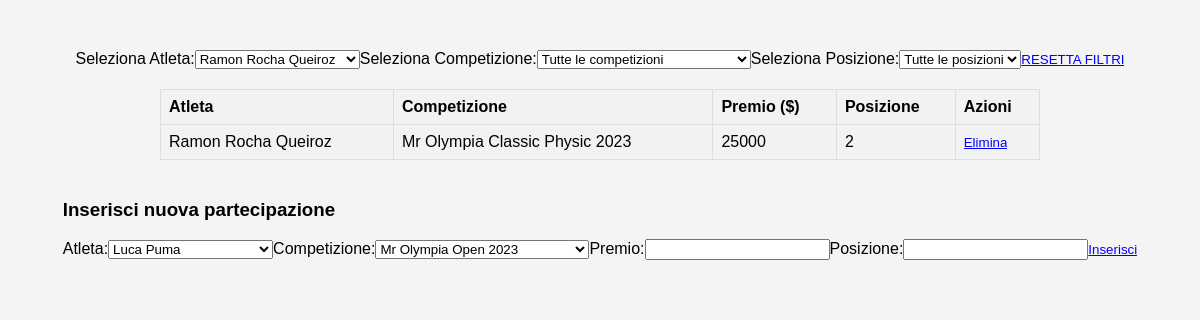
Screenshot of /partecipazioni.php?atleta=Ramon Rocha Queiroz with the database file from the repository.
### tables this page shows
CREATE TABLE `partecipazione` (
  `id` int(11) NOT NULL,
  `id_atleta` int(11) NOT NULL,
  `id_competizione` int(11) NOT NULL,
  `premio` int(11) NOT NULL,
  `posizione` int(11) NOT NULL
);

CREATE TABLE `atleti` (
  `id` int(11) NOT NULL,
  `nome` varchar(50) NOT NULL,
  `nazionalita` varchar(50) NOT NULL,
  `eta` int(11) NOT NULL,
  `altezza` varchar(50) NOT NULL,
  `peso_gara` int(50) NOT NULL,
  `peso_massa` int(11) NOT NULL,
  `id_preparatore` int(11) NOT NULL,
  `id_biografia` int(11) NOT NULL
);

CREATE TABLE `competizioni` (
  `id` int(11) NOT NULL,
  `nome` varchar(50) NOT NULL,
  `data` date NOT NULL,
  `luogo` varchar(50) NOT NULL
);

### partecipazioni.php (the view, shortened to what this page needs)
<?php
include 'credenziali.php';
$conn = new mysqli($servername, $username, $password, $dbname);
$sql_competizioni = "SELECT * FROM COMPETIZIONI";
$sql_atleti = "SELECT * FROM ATLETI";
$result_atleti = $conn->query($sql_atleti);
echo "<!DOCTYPE html>
<html>
<head>
    <title>Tabella Partecipazioni</title>
    <style>
    body {
        font-family: 'Arial', sans-serif;
        background-color: #f4f4f4;
        margin: 0;
        padding: 50px;
        display: flex;
        justify-content: center;
        align-items: center;
        flex-direction: column;
    }
    table {
        width: 80%;
        border-collapse: collapse;
        margin-top: 20px;
    }
    th, td {
        border: 1px solid #dddddd;
        text-align: left;
        padding: 8px;
        cursor: pointer;
    }
    th {
        background-color: #f2f2f2;
    }
    tr:nth-child(even) {
        background-color: #f2f2f2;
    }
    tr:hover {
        background-color: #ddd;
    }
    a {
        text-decoration: none;
        color: inherit;
    }
    form {
        display: inline; /* Modifica per renderlo inline */
    }
    form input[type='submit'] {
        background-color: transparent;
        border: none;
        cursor: pointer;
        color: blue;
        text-decoration: underline;
        padding: 0;
    }
    form input[type='submit']:hover {
        color: red;
    }
    form input[type='submit']:focus {
        outline: none;
    }
    </style>
</head>
<body>";
echo "<div id='filtroCompetizioni'>";
echo "<form method='GET'>";
echo "<label for='atleta'>Seleziona Atleta:</label>";
echo "<select name='atleta' id='atleta' onchange='this.form.submit()'>";
while ($row_atleta = $result_atleti->fetch_assoc()) {
    $selected = ($_GET['atleta'] == $row_atleta['nome']) ? "selected" : "";
    echo "<option value='".$row_atleta['nome']."' $selected>".$row_atleta['nome']."</option>";
}
echo "</select>";
echo "<label for='competizioni'>Seleziona Competizione:</label>";
echo "<select name='competizione' id='competizioni' onchange='this.form.submit()'>";
echo "<option value='tutte'>Tutte le competizioni</option>";
echo "</select>";
echo "<label for='posizione'>Seleziona Posizione:</label>";
echo "<select name='posizione' id='posizioni' onchange='this.form.submit()'>";
echo "<option value='tutte'>Tutte le posizioni</option>";
echo "</select>";
echo "</form>";
echo "<form method='GET' style='margin-top: 20px;'>";
echo "<input type='submit' value='RESETTA FILTRI'>";
echo "</form>";
echo "</div>";
$sql = "SELECT ATLETI.nome AS atleta, COMPETIZIONI.nome AS competizione_nome, PARTECIPAZIONE.premio, PARTECIPAZIONE.posizione, PARTECIPAZIONE.id AS id_partecipazione
        FROM PARTECIPAZIONE
        INNER JOIN ATLETI ON PARTECIPAZIONE.id_atleta = ATLETI.id
        INNER JOIN COMPETIZIONI ON PARTECIPAZIONE.id_competizione = COMPETIZIONI.id";
if (isset($_GET['atleta']) && $_GET['atleta'] != 'tutti') {
    $atleta = $conn->real_escape_string($_GET['atleta']);
    if (strpos($sql, 'WHERE') !== false) {
        $sql .= " AND ATLETI.nome = '$atleta'";
    } else {
        $sql .= " WHERE ATLETI.nome = '$atleta'";
    }
}
$result = $conn->query($sql);
echo "<table><tr><th>Atleta</th><th>Competizione</th><th>Premio ($)</th><th>Posizione</th><th>Azioni</th></tr>";
if (isset($result)) {
    while($row = $result->fetch_assoc()) {
        echo "<tr><td><a href='atleta.php?atleta=".urlencode($row['atleta'])."'>".$row["atleta"]."</a></td><td>".$row["competizione_nome"]."</td><td>".$row["premio"]."</td><td>".$row["posizione"]."</td>";
        echo "<td><form method='POST'><input type='hidden' name='id_partecipazione' value='".$row["id_partecipazione"]."'><input type='submit' name='elimina' value='Elimina'></form></td></tr>";
    }
}
echo "</table>";
echo "<div style='margin-top: 20px;'>";
echo "<h3>Inserisci nuova partecipazione</h3>";
echo "<form method='POST'>";
echo "<label for='atleta'>Atleta:</label>";
echo "<select name='atleta'>";
$result_atleti = $conn->query($sql_atleti);
while ($row_atleta = $result_atleti->fetch_assoc()) {
    echo "<option value='".$row_atleta['nome']."'>".$row_atleta['nome']."</option>";
}
echo "</select>";
echo "<label for='competizione'>Competizione:</label>";
echo "<select name='competizione'>";
$result_competizioni = $conn->query($sql_competizioni);
while ($row_competizione = $result_competizioni->fetch_assoc()) {
    echo "<option value='".$row_competizione['nome']."'>".$row_competizione['nome']."</option>";
}
echo "</select>";
echo "<label for='premio'>Premio:</label>";
echo "<input type='text' name='premio' required>";
echo "<label for='posizione'>Posizione:</label>";
echo "<input type='text' name='posizione' required>";
echo "<input type='submit' value='Inserisci'>";
echo "</form>";
echo "</div>";
echo "</body>
</html>";
?>

### partecipazioni.php (style rules this page uses)
body { font-family: 'Arial', sans-serif; background-color: #f4f4f4; margin: 0; padding: 50px; display: flex; justify-content: center; align-items: center; flex-direction: column; }
table { width: 80%; border-collapse: collapse; margin-top: 20px; }
th, td { border: 1px solid #dddddd; text-align: left; padding: 8px; cursor: pointer; }
th { background-color: #f2f2f2; }
tr:nth-child(even) { background-color: #f2f2f2; }
a { text-decoration: none; color: inherit; }
form { display: inline; }
form input[type='submit'] { background-color: transparent; border: none; cursor: pointer; color: blue; text-decoration: underline; padding: 0; }

### rows the page displays
partecipazione: id_atleta.nome "Ramon Rocha Queiroz", id_competizione.nome "Mr Olympia Classic Physic 2023", premio "25000", posizione "2"

### other values shown
form field atleta "Ramon Rocha Queiroz"
form field atleta "Luca Puma"
form field competizione "Mr Olympia Open 2023"
